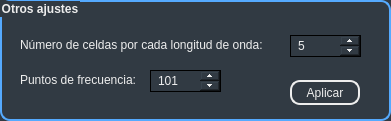
       <widget class="QGroupBox" name="gpbx_otros_ajustes">
        <property name="geometry">
         <rect>
          <x>600</x>
          <y>10</y>
          <width>391</width>
          <height>121</height>
         </rect>
        </property>
        <property name="styleSheet">
         <string notr="true">QGroupBox {
    background-color: rgb(49, 58, 67);
    border: 2px solid;
	border-color:rgb(85,170,255);
    border-radius: 10px;
    margin-top: 1ex; /* leave space at the top for the title */
	font-size: 12px;
    font-weight: bold;
}
QGroupBox::title {
color:rgb(238, 238, 238);
font: 75 12pt &quot;MS Shell Dlg 2&quot;;
}
</string>
        </property>
        <property name="title">
         <string>Otros ajustes</string>
        </property>
        <widget class="QSpinBox" name="spnbx_celdas">
         <property name="geometry">
          <rect>
           <x>290</x>
           <y>35</y>
           <width>71</width>
           <height>22</height>
          </rect>
         </property>
         <property name="focusPolicy">
          <enum>Qt::ClickFocus</enum>
         </property>
         <property name="toolTip">
          <string>&lt;html&gt;&lt;head/&gt;&lt;body&gt;&lt;p&gt;Advertencia: Mayor número de celdas implica mayor retardo al generar las gráficas.&lt;/p&gt;&lt;/body&gt;&lt;/html&gt;</string>
         </property>
         <property name="styleSheet">
          <string notr="true">QSpinBox {
border:1px solid rgb(0, 0, 0);
border-radius: 0px;
color:rgb(238, 238, 238);
font: 75 10pt &quot;MS Shell Dlg 2&quot;;
padding-left: 5px;
padding-right: 5px;
background-color: rgb(49, 58, 67);
}

QSpinBox::up-button {
	/*border-image: url(uparrow.png) 1;*/
    width: 20px; 
}

QSpinBox::down-button {
	/*border-image: url(downarrow.png) 1;*/
    width: 20px; 
}

QToolTip{ 
background-color: rgb(79, 93, 108); 
color: rgb(238, 238, 238); 
border: black solid 2px;
}</string>
         </property>
         <property name="specialValueText">
          <string/>
         </property>
         <property name="minimum">
          <number>1</number>
         </property>
         <property name="maximum">
          <number>5000</number>
         </property>
         <property name="value">
          <number>5</number>
         </property>
        </widget>
        <widget class="QLabel" name="lbl_celdas">
         <property name="geometry">
          <rect>
           <x>20</x>
           <y>35</y>
           <width>261</width>
           <height>20</height>
          </rect>
         </property>
         <property name="toolTip">
          <string>&lt;html&gt;&lt;head/&gt;&lt;body&gt;&lt;p&gt;Advertencia: Mayor número de celdas implica mayor retardo al generar las gráficas.&lt;/p&gt;&lt;/body&gt;&lt;/html&gt;</string>
         </property>
         <property name="styleSheet">
          <string notr="true">QLabel{
color:rgb(238, 238, 238);
font: 75 10pt &quot;MS Shell Dlg 2&quot;;
}
QToolTip{ 
background-color: rgb(79, 93, 108); 
color: rgb(238, 238, 238); 
border: black solid 2px;
}</string>
         </property>
         <property name="text">
          <string>Número de celdas por cada longitud de onda:</string>
         </property>
        </widget>
        <widget class="QLabel" name="lbl_puntos_frecuencia">
         <property name="geometry">
          <rect>
           <x>20</x>
           <y>70</y>
           <width>131</width>
           <height>20</height>
          </rect>
         </property>
         <property name="toolTip">
          <string>&lt;html&gt;&lt;head/&gt;&lt;body&gt;&lt;p&gt;Advertencia: Mayor número de puntos de frecuencia implica mayor retardo al generar las gráficas.&lt;/p&gt;&lt;/body&gt;&lt;/html&gt;</string>
         </property>
         <property name="styleSheet">
          <string notr="true">QLabel{
color:rgb(238, 238, 238);
font: 75 10pt &quot;MS Shell Dlg 2&quot;;
}
QToolTip{ 
background-color: rgb(79, 93, 108); 
color: rgb(238, 238, 238); 
border: black solid 2px;
}</string>
         </property>
         <property name="text">
          <string>Puntos de frecuencia:</string>
         </property>
        </widget>
        <widget class="QSpinBox" name="spnbx_puntos_frecuencia">
         <property name="geometry">
          <rect>
           <x>150</x>
           <y>70</y>
           <width>71</width>
           <height>22</height>
          </rect>
         </property>
         <property name="focusPolicy">
          <enum>Qt::ClickFocus</enum>
         </property>
         <property name="toolTip">
          <string>&lt;html&gt;&lt;head/&gt;&lt;body&gt;&lt;p&gt;Advertencia: Mayor número de puntos de frecuencia implica mayor retardo al generar las gráficas.&lt;/p&gt;&lt;/body&gt;&lt;/html&gt;</string>
         </property>
         <property name="styleSheet">
          <string notr="true">QSpinBox {
border:1px solid rgb(0, 0, 0);
border-radius: 0px;
color:rgb(238, 238, 238);
font: 75 10pt &quot;MS Shell Dlg 2&quot;;
padding-left: 5px;
padding-right: 5px;
background-color: rgb(49, 58, 67);
}

QSpinBox::up-button {
	/*border-image: url(uparrow.png) 1;*/
    width: 20px; 
}

QSpinBox::down-button {
	/*border-image: url(downarrow.png) 1;*/
    width: 20px; 
}
QToolTip{ 
background-color: rgb(79, 93, 108); 
color: rgb(238, 238, 238); 
border: black solid 2px;
}</string>
         </property>
         <property name="specialValueText">
          <string/>
         </property>
         <property name="minimum">
          <number>3</number>
         </property>
         <property name="maximum">
          <number>5001</number>
         </property>
         <property name="value">
          <number>101</number>
         </property>
        </widget>
        <widget class="QPushButton" name="pbtn_aplicar">
         <property name="geometry">
          <rect>
           <x>290</x>
           <y>80</y>
           <width>70</width>
           <height>25</height>
          </rect>
         </property>
         <property name="minimumSize">
          <size>
           <width>0</width>
           <height>0</height>
          </size>
         </property>
         <property name="maximumSize">
          <size>
           <width>70</width>
           <height>16777215</height>
          </size>
         </property>
         <property name="toolTip">
          <string>&lt;html&gt;&lt;head/&gt;&lt;body&gt;&lt;p&gt;Advertencia: Mayor número de celdas y/o mayor número de puntos de frecuencia implica mayor retardo al generar las gráficas.&lt;/p&gt;&lt;/body&gt;&lt;/html&gt;</string>
         </property>
         <property name="styleSheet">
          <string notr="true">QPushButton {
    border: 2px solid rgb(238, 238, 238);
    border-radius: 10px;
    background-color: transparent;
	color:rgb(238, 238, 238);
	font: 75 10pt &quot;MS Shell Dlg 2&quot;;
}

QPushButton:hover{
	border: 2px solid rgb(85,170,255);
}

QPushButton:pressed {
    background-color: rgb(85,170,255);
	color:black;
}

QPushButton:flat {
    border: none; /* no border for a flat push button */
}

QPushButton:default {
    border-color: navy; /* make the default button prominent */
}

QToolTip{ 
background-color: rgb(79, 93, 108); 
color: rgb(238, 238, 238); 
border: black solid 2px;
}</string>
         </property>
         <property name="text">
          <string>Aplicar</string>
         </property>
         <property name="autoDefault">
          <bool>false</bool>
         </property>
        </widget>
        <zorder>lbl_celdas</zorder>
        <zorder>lbl_puntos_frecuencia</zorder>
        <zorder>spnbx_puntos_frecuencia</zorder>
        <zorder>pbtn_aplicar</zorder>
        <zorder>spnbx_celdas</zorder>
       </widget>
